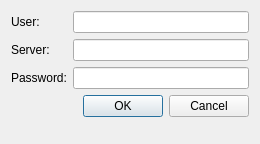
<?xml version="1.0" encoding="UTF-8"?>
<ui version="4.0">
 <class>AddCompilationNodeDialog</class>
 <widget class="QDialog" name="AddCompilationNodeDialog">
  <property name="geometry">
   <rect>
    <x>0</x>
    <y>0</y>
    <width>260</width>
    <height>144</height>
   </rect>
  </property>
  <property name="windowTitle">
   <string>Dialog</string>
  </property>
  <layout class="QFormLayout" name="formLayout">
   <item row="0" column="0">
    <widget class="QLabel" name="userLabel">
     <property name="text">
      <string>User:</string>
     </property>
    </widget>
   </item>
   <item row="1" column="0">
    <widget class="QLabel" name="serverLabel">
     <property name="text">
      <string>Server:</string>
     </property>
    </widget>
   </item>
   <item row="2" column="0">
    <widget class="QLabel" name="passwordLabel">
     <property name="text">
      <string>Password:</string>
     </property>
    </widget>
   </item>
   <item row="3" column="1">
    <widget class="QDialogButtonBox" name="addCNButtonBox">
     <property name="orientation">
      <enum>Qt::Horizontal</enum>
     </property>
     <property name="standardButtons">
      <set>QDialogButtonBox::Cancel|QDialogButtonBox::Ok</set>
     </property>
     <property name="centerButtons">
      <bool>false</bool>
     </property>
    </widget>
   </item>
   <item row="0" column="1">
    <widget class="QLineEdit" name="inputUserLineEdit"/>
   </item>
   <item row="1" column="1">
    <widget class="QLineEdit" name="inputServerLineEdit"/>
   </item>
   <item row="2" column="1">
    <widget class="QLineEdit" name="inputPasswordLineEdit">
     <property name="enabled">
      <bool>true</bool>
     </property>
    </widget>
   </item>
  </layout>
 </widget>
 <resources/>
 <connections>
  <connection>
   <sender>addCNButtonBox</sender>
   <signal>accepted()</signal>
   <receiver>AddCompilationNodeDialog</receiver>
   <slot>accept()</slot>
   <hints>
    <hint type="sourcelabel">
     <x>248</x>
     <y>254</y>
    </hint>
    <hint type="destinationlabel">
     <x>157</x>
     <y>274</y>
    </hint>
   </hints>
  </connection>
  <connection>
   <sender>addCNButtonBox</sender>
   <signal>rejected()</signal>
   <receiver>AddCompilationNodeDialog</receiver>
   <slot>reject()</slot>
   <hints>
    <hint type="sourcelabel">
     <x>316</x>
     <y>260</y>
    </hint>
    <hint type="destinationlabel">
     <x>286</x>
     <y>274</y>
    </hint>
   </hints>
  </connection>
 </connections>
</ui>
